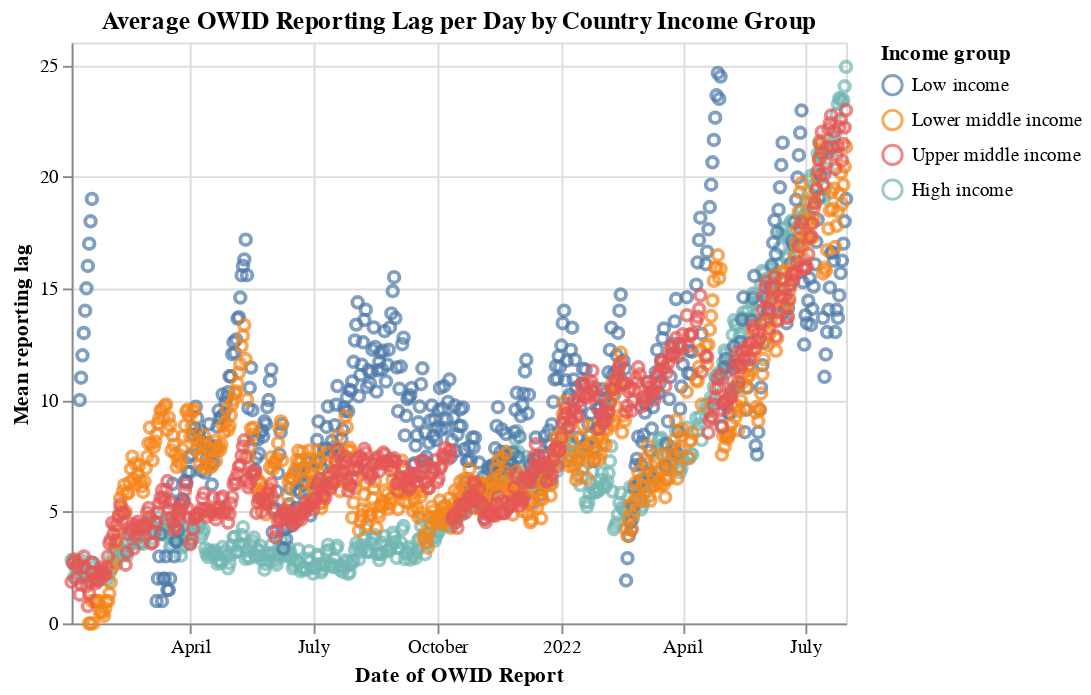

Notebook source saved alongside this figure:
### Code cell
# Chart by income average with color
alt.Chart(income_aggregate).mark_point().encode(
        x=alt.X('owid_date_',title='Date of OWID Report'),
        y=alt.Y('date_diff_mean',title='Mean reporting lag'),
        color=alt.Color('Income group_',sort=income_order,title='Income group')
).properties(
    title='Average OWID Reporting Lag per Day by Country Income Group'
)

### Figure 1 — Vega-Lite specification as saved in the notebook (floating-point values rounded to 4 significant figures; data arrays with more than 128 entries replaced by an {"elided": "..."} marker saying what was removed)
{"config": {"view": {"continuousWidth": 400, "continuousHeight": 300}}, "data": {"name": "data-88b190211b04e4e56d81a0115e06eee9"}, "mark": "point", "encoding": {"color": {"field": "Income group_", "sort": ["Low income", "Lower middle income", "Upper middle income", "High income"], "title": "Income group", "type": "nominal"}, "x": {"field": "owid_date_", "title": "Date of OWID Report", "type": "temporal"}, "y": {"field": "date_diff_mean", "title": "Mean reporting lag", "type": "quantitative"}}, "title": "Average OWID Reporting Lag per Day by Country Income Group", "$schema": "https://vega.github.io/schema/vega-lite/v4.17.0.json", "datasets": {"data-88b190211b04e4e56d81a0115e06eee9": {"elided": "2210 records"}}}
